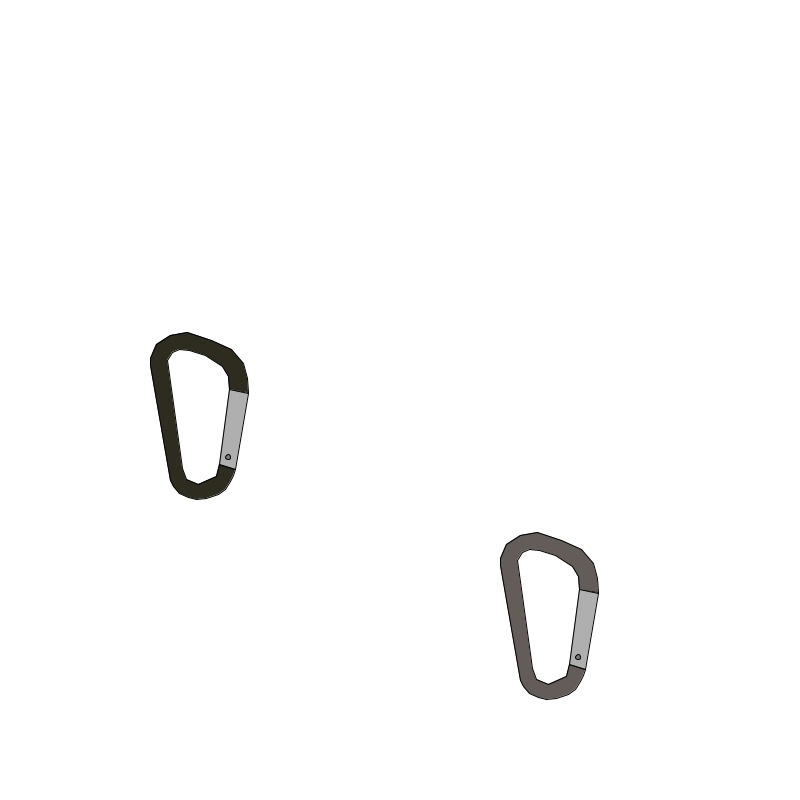
Frame 1 (no input)
Frame 60 (the mouse pressed at the canvas centre just before this capture): identical to frame 1, image omitted
Frame 120 (the mouse held since frame 60 and released just before this capture): identical to frame 1, image omitted

The Processing sketch that drew this single still picture (run headless with seeded random() and noise(); from frame 60 on, the mouse is pressed at the canvas centre):

// Processing sketch: processing_46543
// ── processing_46543.pde

//CARABINER
//matthew endler

Carabiner cb1, cb2;


void setup() {
  smooth();
  size (800,800);
  colorMode(HSB);
  cb1 = new Carabiner(40, 80, 45, 150, 500);
  cb2 = new Carabiner(15, 30, 100, 500, 700);
}

void draw() {
  background (255);
  cb1.appear();
  cb1.hinge();
  cb2.appear();
  cb2.hinge();
}

void mouseDragged() {
  cb1.touching(mouseX,mouseY);
}


class Carabiner {
  int x, y;
  int h, s, b;
  color g;
  int rotateval;

  Carabiner(int _h, int _s, int _b, int _x, int _y) {
    h=_h;
    s=_s;
    b=_b;
    x=_x;
    y=_y;
  }

  void appear() {
    fill(h, s, b);
    beginShape();
    vertex(x, y-135);
    vertex(x+20, y-20);
    vertex(x+23, y-14);
    vertex(x+29, y-7);
    vertex(x+38, y-3);
    vertex(x+46, y-1);
    vertex(x+56, y-2);
    vertex(x+68, y-6);
    vertex(x+75, y-11);
    vertex(x+80, y-19);
    vertex(x+83, y-25);
    vertex(x+85, y-31); //hinge lowerleftcorner and pivot point
    vertex(x+69, y-36); //hinge lowerrightcorner
    vertex(x+66, y-24);
    vertex(x+48, y-16);
    vertex(x+36, y-21);
    vertex(x+32, y-32);
    vertex(x+17, y-140);
    vertex(x+22, y-148);
    vertex(x+29, y-151);
    vertex(x+39, y-150);
    vertex(x+55, y-145);
    vertex(x+72, y-134);
    vertex(x+78, y-124);
    vertex(x+79, y-111); //hinge upperleftcorner
    vertex(x+98, y-108);  //hingeupperrightcorner
    vertex(x+97, y-122);
    vertex(x+93, y-137);
    vertex(x+81, y-151);
    vertex(x+61, y-160);
    vertex(x+37, y-168);
    vertex(x+20, y-165);
    vertex(x+6, y-156);
    vertex(x, y-142);
    endShape(CLOSE);
  }

  void touching(int mx, int my) {
    println("h:" + hue(g) + "s:" + saturation(g) + "b:" + brightness(g));
    g = get(mx, my);
    //if (hue(g) < h+1 || hue(g) > h-1  && saturation(g) < s+2 || saturation(g) > s-2 && brightness(g) == b) {
      if (brightness(g)==45){
      mx=x;
      my=y;
    }
  }


  void hinge() {

    pushMatrix();
    translate(x+69, y-36);
    rotate(radians(rotateval));
    fill(175);
    beginShape();
    vertex(0, 0);
    vertex(10, -75);
    vertex(29, -71);
    vertex(16, 5);
    endShape(CLOSE);
    fill(125);
    ellipse(9, -7, 5, 5);
    if (brightness(g) == 175) {
      rotateval--;
    } 
    else {
      rotateval++;
    }
    g = get(mouseX, mouseY);
    if (rotateval < -44) {
      rotateval =-44;
    }
    else {
      if (rotateval>0) {
        rotateval=0;
      }
    }

    popMatrix();
  }
}
